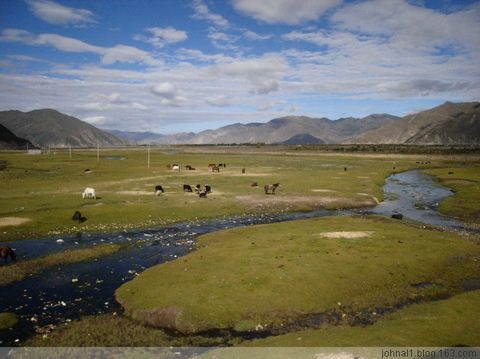
#> input picture opencv/image/identify-similar-images/img1.jpg, 480 x 359 px
$ python calc2pic.py
#> lines starting #> are read from the running program, lines starting #| are printed output that depends on the picture; long printed decimals are rounded
### opencv/image/identify-similar-images/histogram.py
import matplotlib.pyplot as plt

# 正则化图像
def regularizeImage(img, size = (256, 256)):
    return img.resize(size).convert('RGB')

# 画出直方图图像
# [6 lines left out: function drawHistogram, not called in this run]

# 分块图像4x4
def splitImage(img, part_size = (64, 64)):
    w, h = img.size
    pw, ph = part_size
    data = []
    for i in range(0, w, pw):
        for j in range(0, h, ph):
            data.append(img.crop((i, j, i + pw, j + ph)).copy())
    return data

# 利用单块图片的直方图距离计算相似度
def calSingleHistogramSimilarity(hg1, hg2):
    if len(hg1) != len(hg2):
        raise Exception('样本点个数不一样')
    sum = 0
    for x1, x2 in zip(hg1, hg2):
        if x1 != x2:
            sum += 1 - float(abs(x1 - x2) / max(x1, x2))
        else:
            sum += 1
    return sum / len(hg1)

# 利用分块图片的直方图距离计算相似度
def calMultipleHistogramSimilarity(img1, img2):
    answer = 0
    for sub_img1, sub_img2 in zip(splitImage(img1), splitImage(img2)):
        answer += calSingleHistogramSimilarity(sub_img1.histogram(), sub_img2.histogram())
    return float(answer / 16.0)

__all__ = ['regularizeImage', 'drawHistogram', 'calMultipleHistogramSimilarity']

### opencv/image/identify-similar-images/aHash.py
# 正则化图像
def regularizeImage(img, size = (8, 8)):
    return img.resize(size).convert('L')

# 计算hash值
def getHashCode(img, size = (8, 8)):

    pixel = []
    for i in range(size[0]):
        for j in range(size[1]):
            pixel.append(img.getpixel((i, j)))

    mean = sum(pixel) / len(pixel)

    result = []
    for i in pixel:
        if i > mean:
            result.append(1)
        else:
            result.append(0)

    return result

# 比较hash值
def compHashCode(hc1, hc2):
    cnt = 0
    for i, j in zip(hc1, hc2):
        if i == j:
            cnt += 1
    return cnt

# 计算平均哈希算法相似度
def calaHashSimilarity(img1, img2):
    img1 = regularizeImage(img1)
    img2 = regularizeImage(img2)
    hc1 = getHashCode(img1)
    hc2 = getHashCode(img2)
    return compHashCode(hc1, hc2)

__all__ = ['calaHashSimilarity']

### opencv/image/identify-similar-images/pHash.py
import math
import unittest

# 正则化图像
def regularizeImage(img, size = (32, 32)):
    return img.resize(size).convert('L')

# 获得图像像素矩阵
def getMatrix(img):
    matrix = []
    size = img.size
    for i in range(size[1]):
        pixel = []
        for j in range(size[0]):
            pixel.append(img.getpixel((j, i)))
        matrix.append(pixel)
    return matrix

# 计算系数矩阵
def getCoefficient(length):
    matrix = []
    sqr = 1.0 / math.sqrt(length)
    value = []
    for i in range(length):
        value.append(sqr)
    matrix.append(value)
    for i in range(1, length):
        value = []
        for j in range(0, length):
            value.append(math.sqrt(2.0 / length) * math.cos(i * math.pi * (j + 0.5) / length))
        matrix.append(value)
    return matrix

# 计算矩阵转秩
def getTranspose(matrix):
    new_matrix = []
    for i in range(len(matrix)):
        value = []
        for j in range(len(matrix[i])):
            value.append(matrix[j][i])
        new_matrix.append(value)
    return new_matrix

# 计算矩阵乘法
def getMultiply(matrix1, matrix2):
    new_matrix = []
    for i in range(len(matrix1)):
        value = []
        for j in range(len(matrix2[i])):
            ans = 0.0
            for h in range(len(matrix1[i])):
                ans += matrix1[i][h] * matrix2[h][j]
            value.append(ans)
        new_matrix.append(value)
    return new_matrix

# 计算DCT
def DCT(matrix):
    length = len(matrix)
    A = getCoefficient(length)
    AT = getTranspose(A)
    temp = getMultiply(A, matrix)
    DCT_matrix = getMultiply(matrix, AT)
    return DCT_matrix

# 计算左上角8*8并转化为list
def submatrix_list(matrix, size = (8, 8)):
    value = []
    for i in range(size[0]):
        for j in range(size[1]):
            value.append(matrix[i][j])
    return value

# 计算hash值
def getHashCode(sub_list):
    length = len(sub_list)
    mean = sum(sub_list) / length

    result = []
    for i in sub_list:
        if i > mean:
            result.append(1)
        else:
            result.append(0)

    return result

# 比较hash值
def compHashCode(hc1, hc2):
    cnt = 0
    for i, j in zip(hc1, hc2):
        if i == j:
            cnt += 1
    return cnt

# 计算感知哈希算法相似度
def calpHashSimilarity(img1, img2):
    img1 = regularizeImage(img1)
    img2 = regularizeImage(img2)

    matrix1 = getMatrix(img1)
    matrix2 = getMatrix(img2)

    DCT1 = DCT(matrix1)
    DCT2 = DCT(matrix2)

    sub_list1 = submatrix_list(DCT1)
    sub_list2 = submatrix_list(DCT2)

    hc1 = getHashCode(sub_list1)
    hc2 = getHashCode(sub_list2)
    return compHashCode(hc1, hc2)

# 单元测试
class TestpHash(unittest.TestCase):
    def test_getHashCode(self):
        self.assertEqual(getHashCode([1, 2, 3]), [0, 0, 1])

# [2 lines that do not run on import are left out]

__all__ = ['calpHashSimilarity']

### opencv/image/identify-similar-images/dHash.py
# 正则化图像
def regularizeImage(img, size = (9, 8)):
    return img.resize(size).convert('L')

# 计算hash值
def getHashCode(img, size = (9, 8)):

    result = []
    for i in range(size[0] - 1):
        for j in range(size[1]):
            current_val = img.getpixel((i, j))
            next_val = img.getpixel((i + 1, j))
            if current_val > next_val:
                result.append(1)
            else:
                result.append(0)

    return result

# 比较hash值
def compHashCode(hc1, hc2):
    cnt = 0
    for i, j in zip(hc1, hc2):
        if i == j:
            cnt += 1
    return cnt

# 计算差异哈希算法相似度
def caldHashSimilarity(img1, img2):
    img1 = regularizeImage(img1)
    img2 = regularizeImage(img2)
    hc1 = getHashCode(img1)
    hc2 = getHashCode(img2)
    return compHashCode(hc1, hc2)

__all__ = ['caldHashSimilarity']

### opencv/image/identify-similar-images/calc2pic.py
from PIL import Image
from multiprocessing import Process
import matplotlib.pyplot as plt
import histogram as htg
import aHash as ah
import pHash as ph
import dHash as dh
import sys
import os
import numpy as np

image_01_path='img1.jpg'
image_02_path='img2.jpg'

if __name__ == '__main__':
    print(sys.argv)
    # read image files
    if len(sys.argv)==3:
        img1 = Image.open(os.path.abspath(sys.argv[1]))
        img2 = Image.open(os.path.abspath(sys.argv[2]))
    else:
        img1 = Image.open(image_01_path)
#> img1 is the input picture: PIL image 480x359 RGB; mean R, G, B 109.7, 109.8, 97.3
        img2 = Image.open(image_02_path)
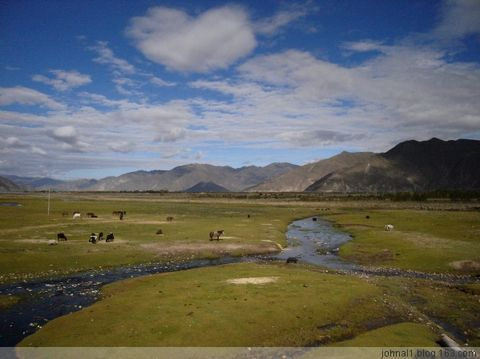
#> input picture opencv/image/identify-similar-images/img2.jpg, 480 x 359 px
#> img2 is the input picture: PIL image 480x359 RGB; mean R, G, B 98.8, 101.2, 97.7

    print(np.shape(img1))
#| (359, 480, 3)
    # img1.show()
    # img2.show()

    # Histogram Similarity Calculation
    # regularize the images
    img1_htg = htg.regularizeImage(img1)
#> in regularizeImage, `return img.resize(size).convert('RGB')`:
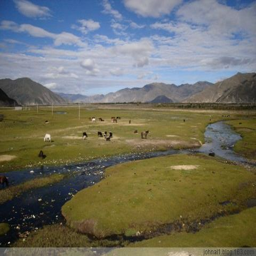
#> returned value: PIL image 256x256 RGB; mean R, G, B 109.7, 109.8, 97.3
    img2_htg = htg.regularizeImage(img2)
#> call 2 of regularizeImage, with size = (256, 256)
#> in regularizeImage (call 2), `return img.resize(size).convert('RGB')`:
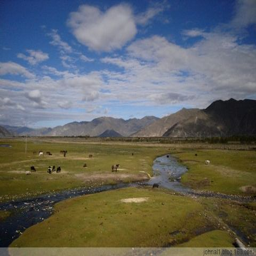
#> returned value: PIL image 256x256 RGB; mean R, G, B 98.8, 101.2, 97.7

    hg1 = img1_htg.histogram()
#> hg1 = 768 values, max 876 at index 551, min 0 at index 0, mean 256
    # print(img1.histogram())
    print('img1的样本点有{}个'.format(len(hg1)))
#| img1的样本点有768个
    hg2 = img2_htg.histogram()
#> hg2 = 768 values, max 894 at index 539, min 0 at index 1, mean 256
    # print(img2.histogram())
    print('img2的样本点有{}个'.format(len(hg2)))
#| img2的样本点有768个

    # draw the histogram in a no-blocking way
    # sub_thread = Process(target=htg.drawHistogram, args=(hg1, hg2,))
    # sub_thread.start()

    # print the histogram similarity
    print('依据图片直方图距离计算相似度：{}'.format(htg.calMultipleHistogramSimilarity(img1_htg, img2_htg)))
#> in splitImage, `w, h = img.size`: w = 256
#> in splitImage, `pw, ph = part_size`: pw = 64
#> the loop in calMultipleHistogramSimilarity, `for sub_img1, sub_img2 in zip(splitImage(img1), splitImage(img2)):` made 16 passes
#> answer on passes 1 to 12: 0.564, 0.952, 1.53, 2.24, 2.84, 3.38, 4.05, 4.66, 5.23, 5.78, 6.34, 6.92
#> after the loop in calMultipleHistogramSimilarity, `for sub_img1, sub_img2 in zip(splitImage(img1), splitImage(img2)):`: answer = 9.14
#| 依据图片直方图距离计算相似度：0.5712

    # aHash Calculation
    print('依据平均哈希算法计算相似度：{}/{}'.format(ah.calaHashSimilarity(img1, img2), 64))
#> call 2 of regularizeImage, with size = (8, 8)
#> after the loop in getHashCode, `for i in range(size[0]):`: pixel = 64 values, max 182 at index 26, min 26 at index 6, mean 108.2
#> in getHashCode, `mean = sum(pixel) / len(pixel)`: mean = 108.2
#> the loop in getHashCode, `for i in pixel:` made 64 passes
#> i on passes 1 to 12: 102, 132, 107, 71, 83, 53, 26, 49, 110, 153, 150, 99
#> after the loop in getHashCode, `for i in pixel:`: result = 64 values, max 1 at index 1, min 0 at index 0, mean 0.438
#> in calaHashSimilarity, `hc1 = getHashCode(img1)`: hc1 has the same summary as result in getHashCode
#> the loop in getHashCode (call 2), `for i in pixel:` made 64 passes
#> i on passes 1 to 12: 62, 90, 137, 133, 85, 73, 39, 52, 69, 100, 149, 155
#> in calaHashSimilarity, `hc2 = getHashCode(img2)`: hc2 = 64 values, max 1 at index 2, min 0 at index 0, mean 0.406
#> the loop in compHashCode, `for i, j in zip(hc1, hc2):` made 64 passes
#> (i, j) on passes 3 to 14: (0, 1), (0, 1), (0, 0), (0, 0), (0, 0), (0, 0), (1, 0), (1, 0), (1, 1), (0, 1), (0, 1), (0, 0)
#> j on passes 1 to 2: 0, 0
#> after the loop in compHashCode, `for i, j in zip(hc1, hc2):`: cnt = 46
#| 依据平均哈希算法计算相似度：46/64

    # pHash Calculation
    print('依据感知哈希算法计算相似度：{}/{}'.format(ph.calpHashSimilarity(img1, img2), 64))
#> in regularizeImage, `return img.resize(size).convert('L')`:
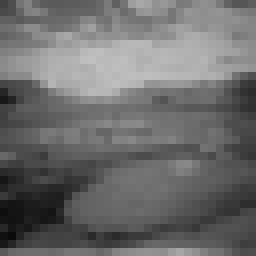
#> returned value: PIL image 32x32 L (shown 8 times larger); min 11, max 192, mean 108.4
#> call 2 of regularizeImage, with size = (32, 32)
#> in regularizeImage (call 2), `return img.resize(size).convert('L')`:
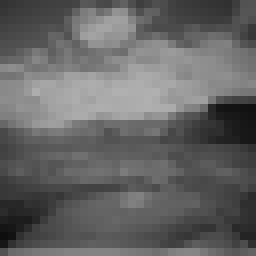
#> returned value: PIL image 32x32 L (shown 8 times larger); min 14, max 176, mean 100.1
#> after the loop in getMatrix, `for i in range(size[1]):`: matrix = 32 items
#> in DCT, `length = len(matrix)`: length = 32
#> in getCoefficient, `sqr = 1.0 / math.sqrt(length)`: sqr = 0.177
#> after the loop in getCoefficient, `for i in range(length):`: value = 32 values from 0.177 to 0.177
#> after the loop in getCoefficient, `for i in range(1, length):`: matrix = 32 items
#> the loop in getTranspose, `for i in range(len(matrix)):` made 32 passes
#> the loop in getMultiply, `for i in range(len(matrix1)):` made 32 passes
#> the loop in getMultiply (call 2), `for i in range(len(matrix1)):` made 32 passes
#> the loop in getTranspose (call 2), `for i in range(len(matrix)):` made 32 passes
#> after the loop in submatrix_list, `for i in range(size[0]):`: value = 64 values, max 957.8 at index 56, min -91.07 at index 42, mean 83.07
#> in calpHashSimilarity, `sub_list1 = submatrix_list(DCT1)`: sub_list1 has the same summary as value in submatrix_list
#> in calpHashSimilarity, `sub_list2 = submatrix_list(DCT2)`: sub_list2 = 64 values, max 725.1 at index 56, min -137.6 at index 18, mean 57.02
#> in getHashCode, `length = len(sub_list)`: length = 64
#> in getHashCode, `mean = sum(sub_list) / length`: mean = 83.07
#> the loop in getHashCode, `for i in sub_list:` made 64 passes
#> i on passes 1 to 12: 648.1, -58.39, -76.59, 75.52, -3.61, -15.66, -40.35, 11.2, 688.4, -85.93, -19.73, 28.23
#> after the loop in getHashCode, `for i in sub_list:`: result = 64 values, max 1 at index 0, min 0 at index 1, mean 0.125
#> in calpHashSimilarity, `hc1 = getHashCode(sub_list1)`: hc1 has the same summary as result in getHashCode
#> the loop in getHashCode (call 2), `for i in sub_list:` made 64 passes
#> i on passes 1 to 12: 379.7, 2.34, -40.31, -29.64, 22.42, -13.63, 15.15, -17.63, 461.7, 21.55, -109.2, -68.98
#> in calpHashSimilarity, `hc2 = getHashCode(sub_list2)`: hc2 = 64 values, max 1 at index 0, min 0 at index 1, mean 0.172
#> the loop in compHashCode, `for i, j in zip(hc1, hc2):` made 64 passes
#> after the loop in compHashCode, `for i, j in zip(hc1, hc2):`: cnt = 61
#| 依据感知哈希算法计算相似度：61/64

    # dHash Calculation
    print('依据差异哈希算法计算相似度：{}/{}'.format(dh.caldHashSimilarity(img1, img2), 64))
#> after the loop in getHashCode, `for i in range(size[0] - 1):`: result = 64 values, max 1 at index 8, min 0 at index 0, mean 0.422
#> in caldHashSimilarity, `hc1 = getHashCode(img1)`: hc1 has the same summary as result in getHashCode
#> in caldHashSimilarity, `hc2 = getHashCode(img2)`: hc2 = 64 values, max 1 at index 19, min 0 at index 0, mean 0.531
#> the loop in compHashCode, `for i, j in zip(hc1, hc2):` made 64 passes
#> after the loop in compHashCode, `for i, j in zip(hc1, hc2):`: cnt = 45
#| 依据差异哈希算法计算相似度：45/64

    plt.rcParams['font.sans-serif'] = ['KaiTi']  # 指定默认字体
    plt.rcParams['axes.unicode_minus'] = False  # 解决保存图像是负号'-'显示为方块的问题

    plt.figure()
    plt.subplot(2,2,1)
    plt.imshow(img1)
    plt.xticks([])
    plt.yticks([])

    plt.subplot(2,2,3)
    plt.imshow(img2)
    plt.xticks([])
    plt.yticks([])

    plt.subplot(2,2,2)
    plt.plot(range(len(hg1)), hg1, color='blue', linewidth=1.5, label='img1')
    plt.plot(range(len(hg2)), hg2, color='red', linewidth=1.5, label='img2')
    plt.xticks([])
    plt.yticks([])

    string = '依据图片直方图距离计算相似度：\n{}'.format(htg.calMultipleHistogramSimilarity(img1_htg, img2_htg))
#> the loop in calMultipleHistogramSimilarity (call 2), `for sub_img1, sub_img2 in zip(splitImage(img1), splitImage(img2)):` made 16 passes
    string += '\n\n'
    string += '依据平均哈希算法计算相似度：\n{}/{}'.format(ah.calaHashSimilarity(img1, img2), 64)
#> the loop in compHashCode (call 2), `for i, j in zip(hc1, hc2):` made 64 passes
    string += '\n\n'
    string += '依据感知哈希算法计算相似度：\n{}/{}'.format(ph.calpHashSimilarity(img1, img2), 64)
#> the loop in compHashCode (call 2), `for i, j in zip(hc1, hc2):` made 64 passes
    string += '\n\n'
    string += '依据差异哈希算法计算相似度：\n{}/{}'.format(dh.caldHashSimilarity(img1, img2), 64)
#> the loop in compHashCode (call 2), `for i, j in zip(hc1, hc2):` made 64 passes

    plt.subplot(2, 2, 4)
    plt.text(0.05, 0.05, string)
    plt.xticks([])
    plt.yticks([])

    plt.show()
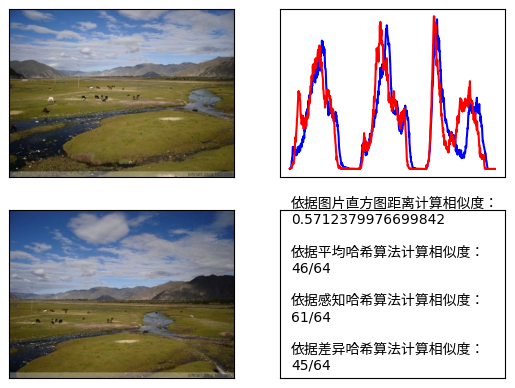
#> figure drawn by matplotlib, 3 panels
